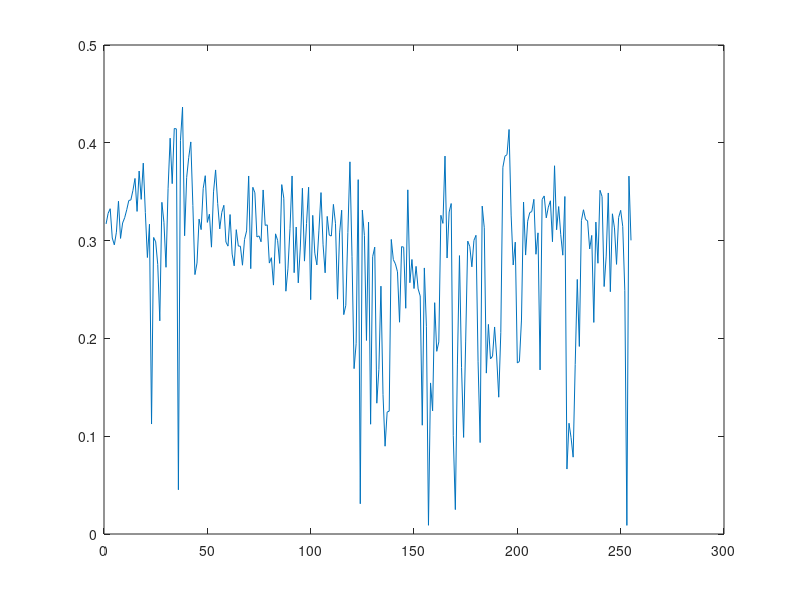

Recreate this plot in MATLAB.
load('ElectionsData.mat');

N = size(values,1);

% Method 1
for i=1:N
    turnout(i, 1) = (values(i,3)+values(i,4)+values(i,5)+values(i,6)) / ...
                        (values(i,1)+values(i,2));
end

% Method 2
votes      = values(:,3) + values(:,4) + values(:,5) + values(:,6);
registered = values(:,1) + values(:,2);
turnout2   = votes ./ registered;

plot(turnout)

% 
mean_all = mean(turnout)
var_all  = var(turnout, 1)

sum_all = sum(values);

mean_all_v2 = sum( sum_all(3:6) ) / sum( sum_all(1:2) )